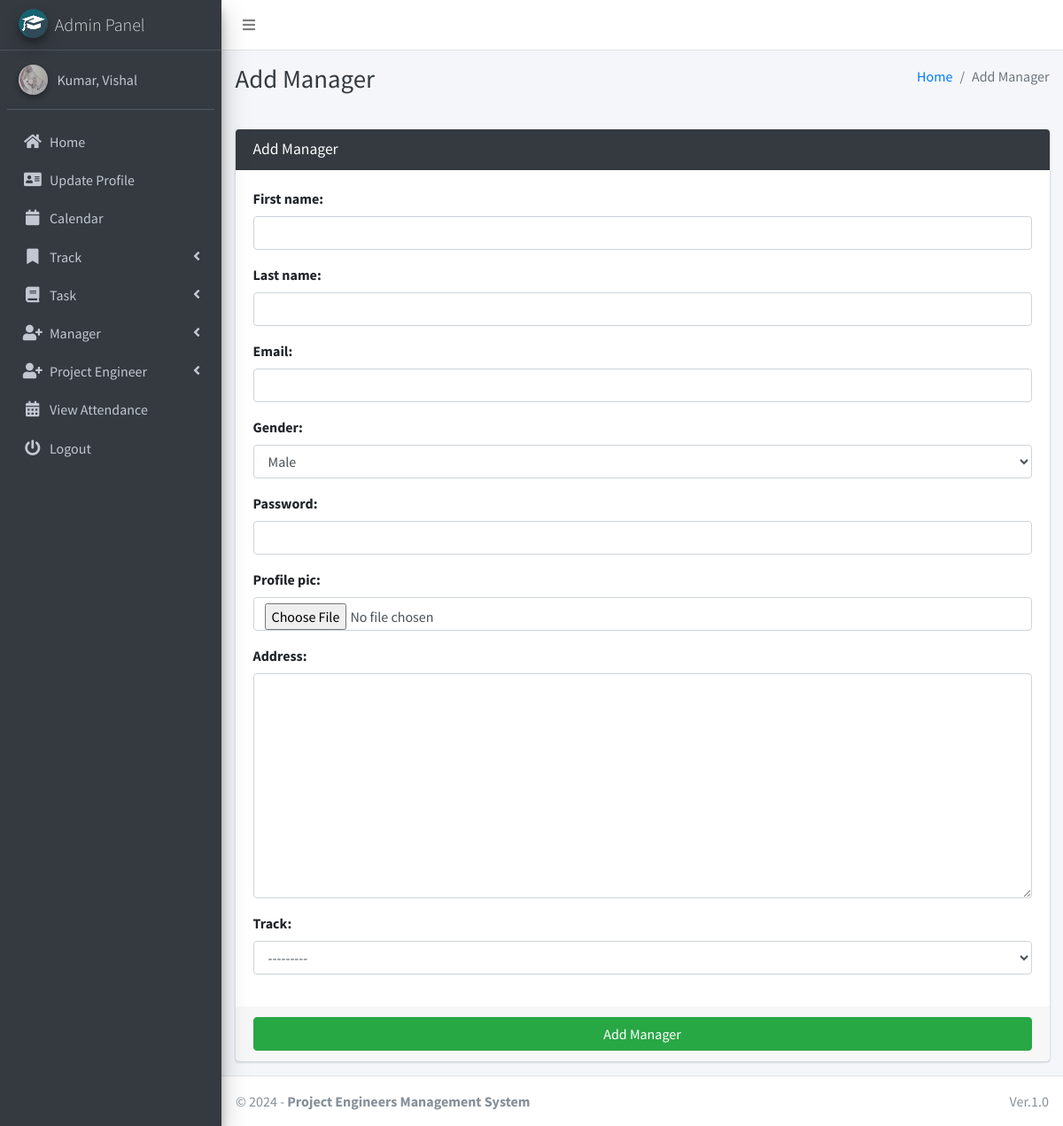
/manager/add (signed in), run on the app's committed database.
### main_app/models.py (models this page shows)
class CustomUser(AbstractUser):
    USER_TYPE = ((1, "HOD"), (2, "Manager"), (3, "ProjectEngineer"))
    GENDER = [("M", "Male"), ("F", "Female")]
    username = None  # Removed username, using email instead
    email = models.EmailField(unique=True)
    user_type = models.CharField(default=1, choices=USER_TYPE, max_length=1) # type: ignore
    gender = models.CharField(max_length=1, choices=GENDER)
    profile_pic = models.ImageField()
    address = models.TextField()
    fcm_token = models.TextField(default="")  # For firebase notifications
    created_at = models.DateTimeField(auto_now_add=True)
    updated_at = models.DateTimeField(auto_now=True)
    USERNAME_FIELD = "email"
    REQUIRED_FIELDS = []
    objects = CustomUserManager()
    def __str__(self):
        return self.last_name + ", " + self.first_name

### main_app/hod_views.py (the view, shortened to what this page needs)
# urls.py: path("manager/add", hod_views.add_manager, name='add_manager'),
def add_manager(request):
    manager_form = ManagerForm(request.POST or None, request.FILES or None)
    context = {'form': manager_form, 'page_title': 'Add Manager'}
    return render(request, 'hod_template/add_manager_template.html', context)

### main_app/forms.py
class ManagerForm(CustomUserForm):
    def __init__(self, *args, **kwargs):
        super(ManagerForm, self).__init__(*args, **kwargs)
    class Meta(CustomUserForm.Meta):
        model = Manager
        fields = CustomUserForm.Meta.fields + \
            ['track' ]

### main_app/models.py (called while the page is built)
    def __str__(self):
        return self.name

### main_app/templates/hod_template/add_manager_template.html (shortened to what this page needs)
{% extends 'main_app/base.html' %}
{% load static %}
{% block page_title %}{{page_title}}{% endblock page_title %}
{% block content %}
<section class="content">
    <div class="container-fluid">
        <div class="row">
            <div class="col-md-12">
                <div class="card card-dark">
                    <div class="card-header">
                        <h3 class="card-title">{{page_title}}</h3>
                    </div>
                    {% include "main_app/form_template.html" with messages=messages  form=form button_text="Add Manager"%}
                </div>
            </div>
        </div>
    </div>
</section>
{% endblock content %}

### main_app/templates/main_app/sidebar_template.html (shortened to what this page needs)
{% load static %}
<aside class="main-sidebar sidebar-dark-info elevation-4">
    {% if request.user.user_type == '1' %}
    <a href="{% url 'admin_home' %}" class="brand-link">
        <img src="{% static 'dist/img/cmsl.png' %} " alt="AdminLTE Logo"
            class="brand-image img-circle elevation-3" >
        <span class="brand-text font-weight-light">Admin Panel</span>
    </a>
    <div class="sidebar">
        <div class="user-panel mt-3 pb-3 mb-3 d-flex">
            <div class="image">
                <img src="{{ request.user.profile_pic}}" class="img-circle elevation-2" alt="User Image">
            </div>
            <div class="info">
                <a href="#" class="d-block">{{user}}</a>
            </div>
        </div>
        <nav class="mt-2">
            <ul class="nav nav-pills nav-sidebar flex-column" data-widget="treeview" role="menu" data-accordion="false">
                <li class="nav-item">
                    {% url 'admin_home' as admin_home %}
                    <a href="{{admin_home}}" class="nav-link {% if admin_home == request.path %} active {% endif %}">
                        <i class="nav-icon fas fa-home"></i>
                        <p>
                            Home
                        </p>
                    </a>
                </li>
                <li class="nav-item">
                    {% url 'admin_view_profile' as admin_view_profile %}
                    <a href="{{admin_view_profile}}"
                        class="nav-link {% if admin_view_profile == request.path %} active {% endif %}">
                        <i class="nav-icon fas fa-address-card"></i>
                        <p>
                            Update Profile
                        </p>
                    </a>
                </li>
                <li class="nav-item">
                    <a href="/calendar"
                        class="nav-link">
                        <i class="nav-icon fas fa-calendar"></i>
                        <p>
                            Calendar
                        </p>
                    </a>
                </li>
                <li class="nav-item has-treeview">
                    <a href="#" class="nav-link">
                        <i class="nav-icon fas fa-bookmark"></i>
                        <p>
                            Track
                            <i class="fas fa-angle-left right"></i>
                        </p>
                    </a>
                </li>
                <li class="nav-item has-treeview">
                    <a href="#" class="nav-link">
                        <i class="nav-icon fas fa-book"></i>
                        <p>
                            Task
                            <i class="fas fa-angle-left right"></i>
                        </p>
                    </a>
                </li>
                <li class="nav-item has-treeview">
                    <a href="#" class="nav-link">
                        <i class="nav-icon fas fa-user-plus"></i>
                        <p>
                            Manager
                            <i class="fas fa-angle-left right"></i>
                        </p>
                    </a>
        </li>
        <li class="nav-item has-treeview">
            <a href="#" class="nav-link">
                <i class="nav-icon fas fa-user-plus"></i>
                <p>
                    Project Engineer
                    <i class="fas fa-angle-left right"></i>
                </p>
            </a>
        </li>
         <li class="nav-item">
            {% url 'admin_view_attendance' as admin_view_attendance %}
                    <a href="{{ admin_view_attendance }}"
                        class="nav-link  {% if admin_view_attendance == request.path %} active {% endif %}">
                        <i class="nav-icon fas fa-calendar-alt"></i>
                        <p>
                            View Attendance
                        </p>
                    </a>
                </li>
                                        {% endif %}
                                        <li class="nav-item">
                                            <a href="{% url 'user_logout' %}"
                                                onclick="return confirm('Your session would be terminated.\n\nProceed?')"
                                                class="nav-link">
                                                <i class="nav-icon fas fa-power-off"></i>
                                                <p>
                                                    Logout
                                                </p>
                                            </a>
                                        </li>
                                    </ul>
                                </nav>
                            </div>
</aside>

### data on the page
CustomUser: user.profile_pic (picture), last_name+first_name "Kumar, Vishal"

### other printed values
{{ page_title }} "Add Manager"
{{ field.label_tag }} "First name:" "Last name:" "Email:" "Gender:" "Password:" "Profile pic:" "Address:" "Track:"
{{ button_text }} "Add Manager"
